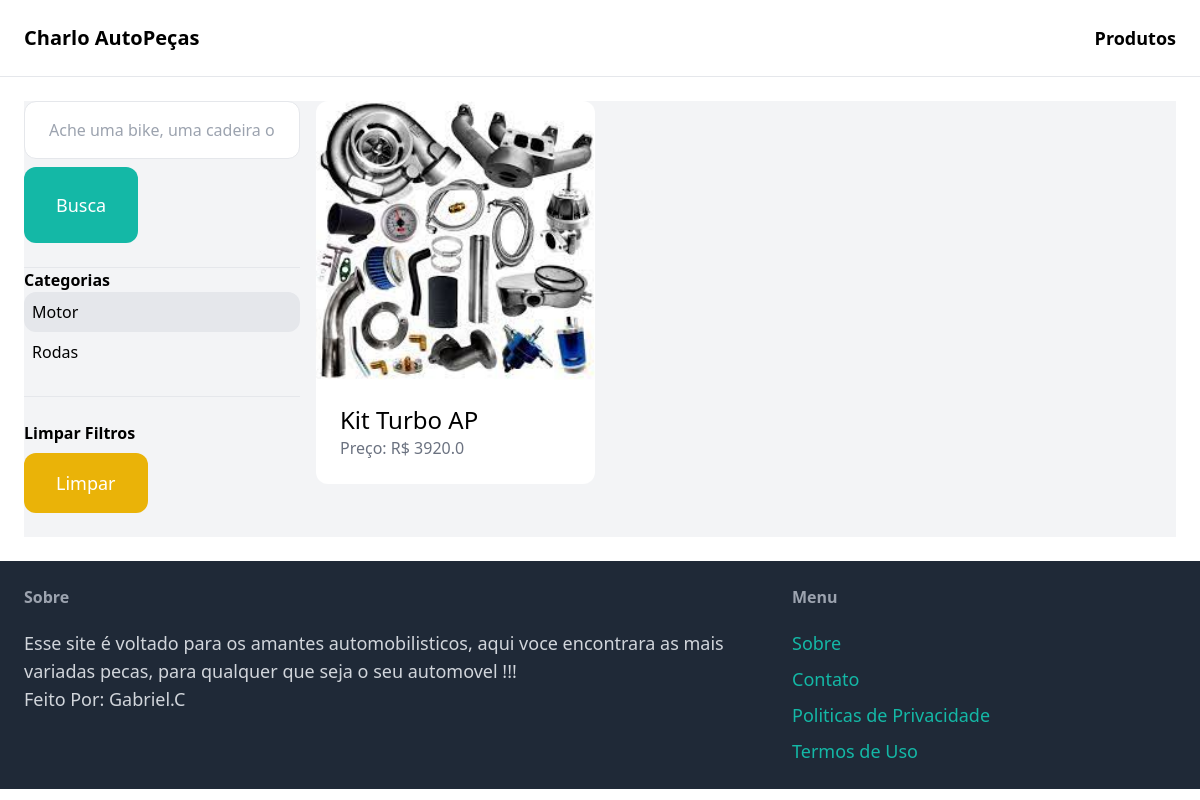
The app's page /items/?query=&category=1 with its own data.
### item/models.py (models this page shows, shortened)
class category(models.Model):
    name = models.CharField(max_length=255)
    class Meta:
        ordering = ('name',)
        verbose_name_plural = 'Categorias'

class Item(models.Model):
    category = models.ForeignKey(category, related_name='items', on_delete=models.CASCADE)
    name = models.CharField(max_length=255)
    Descrição = models.TextField(blank=True, null=True)
    Preço = models.FloatField()
    image = models.ImageField(upload_to='item_images', blank=True, null=True)
    foi_vendido = models.BooleanField(default=False)

### item/views.py (the view)
# urls.py: path('items/', include('item.urls')),
def items(request):
    query = request.GET.get('query', '')
    category_id = request.GET.get('category',0)
    categorias = category.objects.all()
    items = Item.objects.filter(foi_vendido = False)
    if category_id:
        items = items.filter(category_id=category_id)
    if query:
        items = items.filter(Q(name__icontains = query) | Q(Descrição__icontains = query))
    return render(request, 'item/items.html', {
        'items': items,
        'query': query,
        'categorias': categorias,
        'category_id': int(category_id),
    })

### item/templates/item/items.html (shortened to what this page needs)
{% extends 'core/base.html' %}
{% block content %}
    <div class="pb-6 grid grid-cols-4 gap-4 bg-gray-100">
        <div class="col-span-1">
            <form method="get" action="{% url 'item:items' %}">
                <input name="query" class="w-full py-4 px-6 border rounded-xl" type="text" value="{{ query }}" placeholder="Ache uma bike, uma cadeira ou carro...">
                <button class="mt-2 py-6 px-8 text-lg bg-teal-500 text-white rounded-xl">Busca</button>
            </form>
            <hr class="mt-6">
            <p class="font-semibold">Categorias</p>
            <ul>
                {% for category in categorias %}
                    <li class="py-2 px-2 rounded-xl{% if category.id == category_id %} bg-gray-200{% endif %}">
                        <a href="{% url 'item:items' %}?query={{ query }}&category={{ category.id }}"> {{ category.name }}</a>
                    </li>
                {% endfor %}
            </ul>
            <hr class="my-6">
            <p class="font-semibold">Limpar Filtros</p>
            <ul>
                <li><a href="{% url 'item:items' %}" class="mt-2 py-4 px-8 inline-block bg-yellow-500 text-lg rounded-xl text-white">Limpar </a></li>
            </ul>
        </div>
        <div class="col-span-3">
            <div class="grid grid-cols-3 gap-3">
                {% for item in items %}
                    <div>
                        <a href="{% url 'item:detail' item.id %}">
                            <div>
                                <img src="{{item.image.url}}" height="50%" width="100%" class="rounded-t-xl">
                            </div>
                            <div class="p-6 bg-white rounded-b-xl">
                                <h2 class="text-2xl">{{item.name}}</h2>
                                <p class="text-gray-500">Preço: R$ {{item.Preço}}</p>
                            </div>
                        </a>
                    </div>
                {% endfor %}
            </div>
        </div>
    </div>
{% endblock %}

### records on screen
category: name "Motor"
category: name "Rodas"
Item: image (picture), name "Kit Turbo AP", Preço "3920.0"
